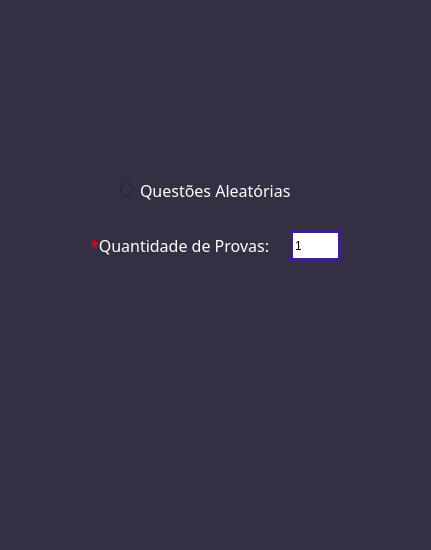
<?xml version="1.0" encoding="UTF-8"?>
<ui version="4.0">
 <class>MainWindow</class>
 <widget class="QMainWindow" name="MainWindow">
  <property name="windowModality">
   <enum>Qt::NonModal</enum>
  </property>
  <property name="geometry">
   <rect>
    <x>0</x>
    <y>0</y>
    <width>431</width>
    <height>550</height>
   </rect>
  </property>
  <property name="minimumSize">
   <size>
    <width>431</width>
    <height>550</height>
   </size>
  </property>
  <property name="maximumSize">
   <size>
    <width>431</width>
    <height>550</height>
   </size>
  </property>
  <property name="windowTitle">
   <string>Creator</string>
  </property>
  <property name="windowIcon">
   <iconset>
    <normaloff>../imgs/icon_creator.png</normaloff>../imgs/icon_creator.png</iconset>
  </property>
  <property name="styleSheet">
   <string notr="true">background-color: rgb(53, 47, 68);</string>
  </property>
  <widget class="QWidget" name="centralwidget">
   <widget class="QRadioButton" name="quest_choice">
    <property name="geometry">
     <rect>
      <x>120</x>
      <y>170</y>
      <width>181</width>
      <height>41</height>
     </rect>
    </property>
    <property name="font">
     <font>
      <family>Poppins</family>
      <pointsize>12</pointsize>
     </font>
    </property>
    <property name="cursor">
     <cursorShape>PointingHandCursor</cursorShape>
    </property>
    <property name="focusPolicy">
     <enum>Qt::ClickFocus</enum>
    </property>
    <property name="toolTip">
     <string>&lt;html&gt;&lt;head/&gt;&lt;body&gt;&lt;p&gt;&lt;br/&gt;&lt;/p&gt;&lt;/body&gt;&lt;/html&gt;</string>
    </property>
    <property name="whatsThis">
     <string>&lt;html&gt;&lt;head/&gt;&lt;body&gt;&lt;p&gt;&lt;br/&gt;&lt;/p&gt;&lt;/body&gt;&lt;/html&gt;</string>
    </property>
    <property name="styleSheet">
     <string notr="true">color: rgb(255, 255, 255);</string>
    </property>
    <property name="text">
     <string>Questões Aleatórias</string>
    </property>
    <property name="autoRepeat">
     <bool>false</bool>
    </property>
   </widget>
   <widget class="QFrame" name="frame_provas">
    <property name="geometry">
     <rect>
      <x>50</x>
      <y>200</y>
      <width>341</width>
      <height>91</height>
     </rect>
    </property>
    <property name="frameShape">
     <enum>QFrame::NoFrame</enum>
    </property>
    <property name="frameShadow">
     <enum>QFrame::Raised</enum>
    </property>
    <widget class="QSpinBox" name="qtd_provas">
     <property name="geometry">
      <rect>
       <x>240</x>
       <y>30</y>
       <width>51</width>
       <height>31</height>
      </rect>
     </property>
     <property name="autoFillBackground">
      <bool>false</bool>
     </property>
     <property name="styleSheet">
      <string notr="true">border-style:solid;
border-width:3px;
border-color: #411E8F;
background-color: #ffffff;</string>
     </property>
     <property name="wrapping">
      <bool>true</bool>
     </property>
     <property name="frame">
      <bool>false</bool>
     </property>
     <property name="buttonSymbols">
      <enum>QAbstractSpinBox::NoButtons</enum>
     </property>
     <property name="keyboardTracking">
      <bool>true</bool>
     </property>
     <property name="minimum">
      <number>1</number>
     </property>
     <property name="singleStep">
      <number>1</number>
     </property>
     <property name="value">
      <number>1</number>
     </property>
    </widget>
    <widget class="QLabel" name="label">
     <property name="geometry">
      <rect>
       <x>40</x>
       <y>34</y>
       <width>201</width>
       <height>21</height>
      </rect>
     </property>
     <property name="font">
      <font>
       <family>Poppins Medium</family>
       <pointsize>12</pointsize>
      </font>
     </property>
     <property name="text">
      <string>&lt;html&gt;&lt;head/&gt;&lt;body&gt;&lt;p&gt;&lt;span style=&quot; color:#ff0000;&quot;&gt;*&lt;/span&gt;&lt;span style=&quot; color:#ffffff;&quot;&gt;Quantidade de Provas:&lt;/span&gt;&lt;/p&gt;&lt;/body&gt;&lt;/html&gt;</string>
     </property>
    </widget>
   </widget>
   <widget class="QPushButton" name="home_btn">
    <property name="geometry">
     <rect>
      <x>360</x>
      <y>30</y>
      <width>51</width>
      <height>41</height>
     </rect>
    </property>
    <property name="cursor">
     <cursorShape>PointingHandCursor</cursorShape>
    </property>
    <property name="mouseTracking">
     <bool>false</bool>
    </property>
    <property name="tabletTracking">
     <bool>false</bool>
    </property>
    <property name="focusPolicy">
     <enum>Qt::StrongFocus</enum>
    </property>
    <property name="acceptDrops">
     <bool>false</bool>
    </property>
    <property name="autoFillBackground">
     <bool>false</bool>
    </property>
    <property name="text">
     <string/>
    </property>
    <property name="icon">
     <iconset>
      <normaloff>../imgs/home_icon.png</normaloff>../imgs/home_icon.png</iconset>
    </property>
    <property name="iconSize">
     <size>
      <width>35</width>
      <height>35</height>
     </size>
    </property>
    <property name="checkable">
     <bool>false</bool>
    </property>
    <property name="autoRepeat">
     <bool>false</bool>
    </property>
    <property name="autoExclusive">
     <bool>false</bool>
    </property>
    <property name="autoRepeatDelay">
     <number>300</number>
    </property>
    <property name="autoRepeatInterval">
     <number>100</number>
    </property>
    <property name="autoDefault">
     <bool>false</bool>
    </property>
    <property name="default">
     <bool>false</bool>
    </property>
    <property name="flat">
     <bool>true</bool>
    </property>
   </widget>
  </widget>
  <widget class="QStatusBar" name="statusbar"/>
 </widget>
 <resources/>
 <connections/>
</ui>
